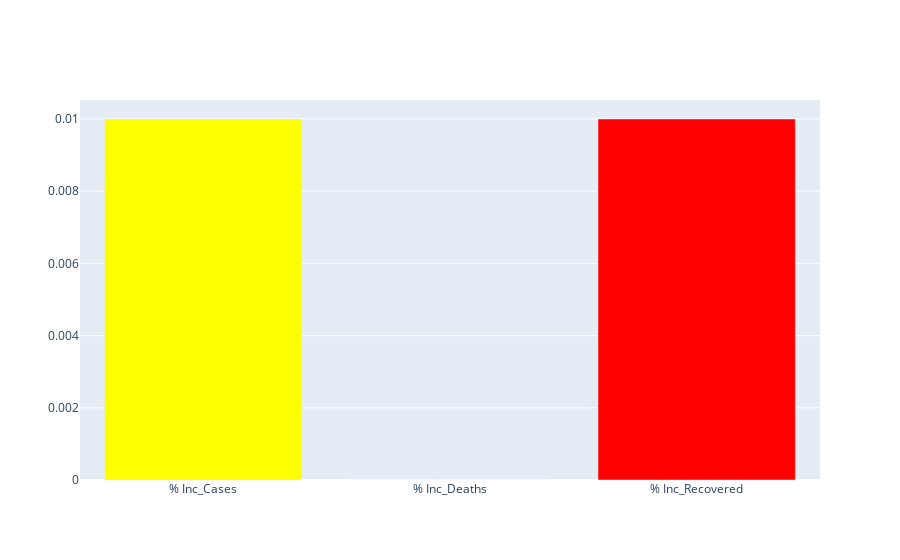

Notebook source saved alongside this figure:
### Code cell
per = np.round(df[["% Inc_Cases", "% Inc_Deaths", "% Inc_Recovered"]].loc[0], 2)
per_df = pd.DataFrame(per)
per_df.columns = ['Percentage']
fig = go.Figure()
fig.add_trace(go.Bar(x=per_df.index,y=per_df['Percentage'], marker_color=["Yellow", "blue", "red"]))
fig.show()

### Figure 1 — Plotly figure (JSON) as saved in the notebook; plotly's stock layout.template omitted (floating-point values rounded to 4 significant figures)
{"data": [{"marker": {"color": ["Yellow", "blue", "red"]}, "type": "bar", "x": ["% Inc_Cases", "% Inc_Deaths", "% Inc_Recovered"], "y": [0.01, 0, 0.01]}], "layout": {}}
